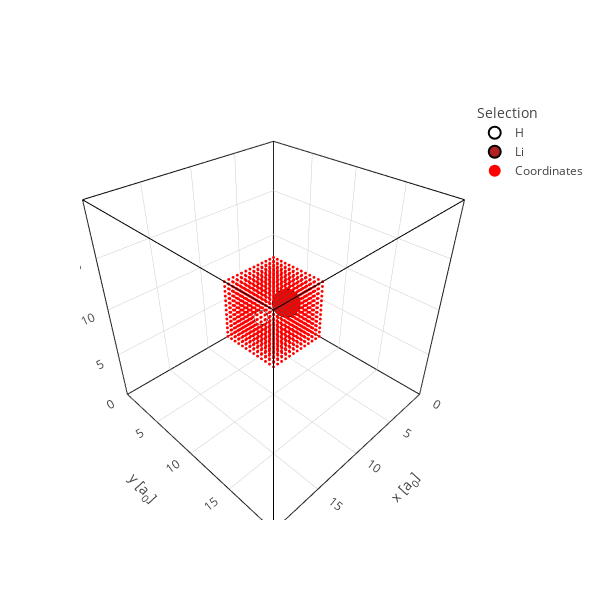

Notebook code for this chart:
### Code cell
# Create a boolean mask for a cuboidal domain
# This will create a domain with side lengths of 3 Bohr,
# with the center in the center at the center of mass of our molecule
mask = domain_cuboid(atoms, 3)

# Display the domain along with the atom positions
# The `view_atoms` function can be used outside of notebooks
view_atoms(atoms, atoms.r[mask])

### Figure 1 — Plotly figure (JSON) as saved in the notebook; plotly's stock layout.template omitted (floating-point values rounded to 4 significant figures; data arrays with more than 128 entries replaced by an {"elided": "..."} marker saying what was removed)
{"data": [{"marker": {"color": "black", "size": 0.1}, "name": "Unit cell", "showlegend": false, "type": "scatter3d", "x": [0.0, 0.0], "y": [0.0, 0.0], "z": [0.0, 20.0]}, {"marker": {"color": "black", "size": 0.1}, "name": "Unit cell", "showlegend": false, "type": "scatter3d", "x": [0.0, 0.0], "y": [0.0, 20.0], "z": [0.0, 0.0]}, {"marker": {"color": "black", "size": 0.1}, "name": "Unit cell", "showlegend": false, "type": "scatter3d", "x": [0.0, 20.0], "y": [0.0, 0.0], "z": [0.0, 0.0]}, {"marker": {"color": "black", "size": 0.1}, "name": "Unit cell", "showlegend": false, "type": "scatter3d", "x": [0.0, 0.0], "y": [0.0, 20.0], "z": [20.0, 20.0]}, {"marker": {"color": "black", "size": 0.1}, "name": "Unit cell", "showlegend": false, "type": "scatter3d", "x": [0.0, 20.0], "y": [0.0, 0.0], "z": [20.0, 20.0]}, {"marker": {"color": "black", "size": 0.1}, "name": "Unit cell", "showlegend": false, "type": "scatter3d", "x": [0.0, 0.0], "y": [20.0, 20.0], "z": [0.0, 20.0]}, {"marker": {"color": "black", "size": 0.1}, "name": "Unit cell", "showlegend": false, "type": "scatter3d", "x": [0.0, 20.0], "y": [20.0, 20.0], "z": [0.0, 0.0]}, {"marker": {"color": "black", "size": 0.1}, "name": "Unit cell", "showlegend": false, "type": "scatter3d", "x": [0.0, 20.0], "y": [20.0, 20.0], "z": [20.0, 20.0]}, {"marker": {"color": "black", "size": 0.1}, "name": "Unit cell", "showlegend": false, "type": "scatter3d", "x": [20.0, 20.0], "y": [0.0, 0.0], "z": [0.0, 20.0]}, {"marker": {"color": "black", "size": 0.1}, "name": "Unit cell", "showlegend": false, "type": "scatter3d", "x": [20.0, 20.0], "y": [0.0, 20.0], "z": [0.0, 0.0]}, {"marker": {"color": "black", "size": 0.1}, "name": "Unit cell", "showlegend": false, "type": "scatter3d", "x": [20.0, 20.0], "y": [0.0, 20.0], "z": [20.0, 20.0]}, {"marker": {"color": "black", "size": 0.1}, "name": "Unit cell", "showlegend": false, "type": "scatter3d", "x": [20.0, 20.0], "y": [20.0, 20.0], "z": [0.0, 20.0]}, {"marker": {"color": "#ffffff", "line": {"color": "black", "width": 2}, "size": 4.809}, "mode": "markers", "name": "H", "type": "scatter3d", "x": [11.51], "y": [10.0], "z": [10.0]}, {"marker": {"color": "#b12121", "line": {"color": "black", "width": 2}, "size": 9.772}, "mode": "markers", "name": "Li", "type": "scatter3d", "x": [8.493], "y": [10.0], "z": [10.0]}, {"marker": {"color": "red", "size": 1}, "mode": "markers", "name": "Coordinates", "type": "scatter3d", "x": {"elided": "2197 float values"}, "y": {"elided": "2197 float values"}, "z": {"elided": "2197 float values"}}], "layout": {"height": 600, "hoverlabel": {"bgcolor": "black"}, "legend": {"itemsizing": "constant", "title": {"text": "Selection"}}, "scene": {"aspectmode": "data", "xaxis": {"range": [0, 20], "title": {"text": "x [a<sub>0</sub>]"}}, "yaxis": {"range": [0, 20], "title": {"text": "y [a<sub>0</sub>]"}}, "zaxis": {"range": [0, 20], "title": {"text": "z [a<sub>0</sub>]"}}}, "width": 600}}
